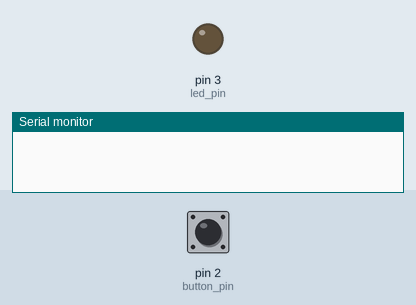
Recording of a sketch running on a simulated Arduino Uno, built with avr-gcc and run on an emulated ATmega328P. Parts: output pins drawn as LEDs (lit = HIGH), the last lines printed to the serial monitor. Inputs (shaded band) come from the test bench; at power-on: pin 2 (button_pin) LOW. No radio packets arrive unless stated.

Above: at 2.8 s.
2.9 s: pin 2 (button_pin) pulled HIGH for 1.2 s
At 3.4 s:
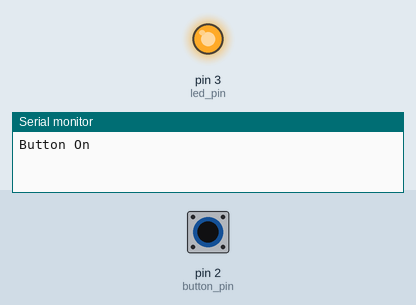
6.5 s: pin 2 (button_pin) pulled HIGH for 3.2 s
At 10.7 s:
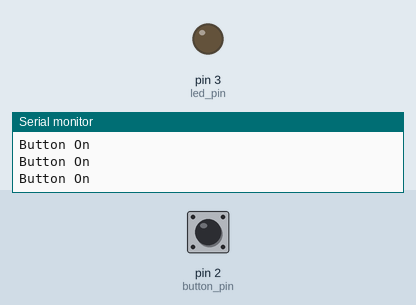
Timing chart, 0 to 12.2 s (numbered marks = the images above; inputs shaded):
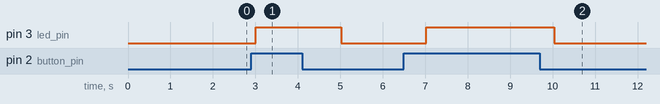

The sketch:

Arduino_with_NRF24L01_Transmitter.ino
```cpp
#include <SPI.h>
#include <nRF24L01.h>
#include <RF24.h>
RF24 radio(9, 10);                // CE, CSN
const byte address[6] = "00001";  //Byte of array representing the address. This is the address where we will send the data. This should be same on the receiving side.
int button_pin = 2;
int led_pin = 3;
boolean button_state = 0;

void setup() {
  Serial.begin(115200);
  pinMode(led_pin, OUTPUT);
  pinMode(button_pin, INPUT);
  radio.begin();                   //Starting the Wireless communication
  radio.openWritingPipe(address);  //Setting the address where we will send the data
  radio.setPALevel(RF24_PA_MIN);   //You can set it as minimum or maximum depending on the distance between the transmitter and receiver.
  radio.stopListening();           //This sets the module as transmitter
}
void loop() {
  button_state = digitalRead(button_pin);
  if (button_state == HIGH) {
    digitalWrite(led_pin, HIGH);
    Serial.println("Button On");
    const char text[] = "Your Button State is HIGH";
    radio.write(&text, sizeof(text));  //Sending the message to receiver
  } else {
    digitalWrite(led_pin, LOW);
    const char text[] = "Your Button State is LOW";
    radio.write(&text, sizeof(text));  //Sending the message to receiver
  }
  radio.write(&button_state, sizeof(button_state));  //Sending the message to receiver
  delay(1000);
}
```

Measured:
- after the input at 2.9 s, pin 3 (led_pin): LOW → HIGH after 0.11 s, → LOW 2.0 s later
- after the input at 6.5 s, pin 3 (led_pin): LOW → HIGH after 0.53 s, → LOW 3.0 s later
